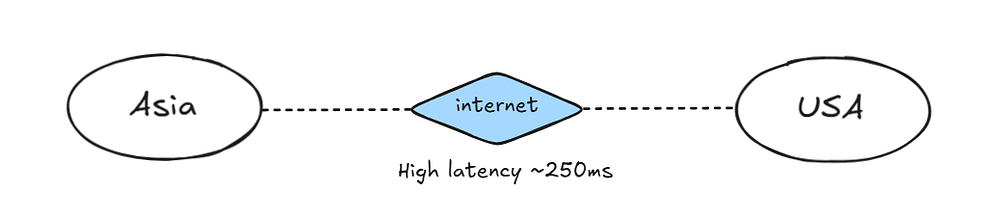
#> input picture articles/backend/CDN/images/1.png, 1000 x 224 px; its folder holds only this picture in this run
$ python -i image_preprocessing.py   (imports and definitions only)
#> lines starting #> are read from the running program, lines starting #| are printed output that depends on the picture
"""
╔══════════════════════════════════════════════════════════════════════╗
║              image_preprocessing.py — Image Pipeline                 ║
║                                                                      ║
║  Complete preprocessing pipeline for computer vision tasks.          ║
║                                                                      ║
║  Pipeline steps (typical order):                                     ║
║    1. Load      — from file, URL, bytes, or numpy array              ║
║    2. Validate  — check format, size, mode                           ║
║    3. Resize    — to target dimensions                               ║
║    4. Convert   — mode changes (RGB↔Grayscale, RGBA stripping)       ║
║    5. Enhance   — denoise, sharpen, equalize histogram               ║
║    6. Normalize — pixel values to [0,1] or z-score                   ║
║    7. Export    — numpy array, tensor, or saved file                 ║
║                                                                      ║
║  Dependencies:                                                       ║
║    pip install pillow numpy                                          ║
║    pip install opencv-python         # optional, for advanced ops    ║
╚══════════════════════════════════════════════════════════════════════╝
"""

import logging
import io
from pathlib import Path
from typing import Optional, Union

import numpy as np
from PIL import Image, ImageEnhance, ImageFilter, ImageOps

logger = logging.getLogger("image_preprocessing")
# [1 line not run here, left out]

# Type alias for clarity throughout this module
ImageLike = Union[Image.Image, np.ndarray, str, Path, bytes]

#   Loading and basic format conversion
def load_image(source: ImageLike) -> Image.Image:
    """
    Load an image from any common source into a PIL Image.

    Handles:
      - File path (str or Path)
      - Bytes / BytesIO
      - numpy array (H×W or H×W×C)

      - Existing PIL Image (passthrough)

    Args:
        source: Any image-like object.

    Returns:
        PIL Image in its original color mode.

    Example:
        img = load_image("photo.jpg")
        img = load_image(Path("images/dog.png"))
        img = load_image(np.zeros((224, 224, 3), dtype=np.uint8))
    """
    if isinstance(source, Image.Image):
        return source
    elif isinstance(source, (str, Path)):
        return Image.open(str(source))
    elif isinstance(source, bytes):
        return Image.open(io.BytesIO(source))
    elif isinstance(source, io.BytesIO):
        return Image.open(source)
    elif isinstance(source, np.ndarray):
        return numpy_to_pil(source)
    else:
        raise TypeError(f"Cannot load image from type: {type(source)}")


def to_rgb(image: Image.Image) -> Image.Image:
    """
    Convert image to RGB (3-channel color).

    Handles all common modes:
      - RGBA: drops alpha channel (composites on white background)
      - L (grayscale): replicates the single channel to all 3
      - P (palette): expands to RGB
      - CMYK: converts color space

    Most deep learning models expect 3-channel RGB input.

    Example:
        img = load_image("photo_with_transparency.png")  # RGBA
        img = to_rgb(img)  # now RGB, safe for CNNs
    """
    if image.mode == "RGB":
        return image
    if image.mode == "RGBA":
        # Composite RGBA onto a white background
        bg = Image.new("RGB", image.size, (255, 255, 255))
        bg.paste(image, mask=image.split()[3])  # 3 = alpha channel
        return bg
    return image.convert("RGB")


# [17 lines left out: function to_grayscale, not called in this run]


def pil_to_numpy(image: Image.Image, dtype: type = np.uint8) -> np.ndarray:
    """
    Convert a PIL Image to a numpy array.

    Output shape:
      - RGB:       (H, W, 3)
      - Grayscale: (H, W)    (not (H, W, 1))
      - RGBA:      (H, W, 4)

    Args:
        image: PIL Image.
        dtype: numpy dtype. np.uint8 = [0, 255], np.float32 = [0.0, 255.0]

    Example:
        arr = pil_to_numpy(img)              # uint8 [0, 255]
        arr = pil_to_numpy(img, np.float32)  # float32 [0.0, 255.0]
    """
    return np.array(image, dtype=dtype)


def numpy_to_pil(arr: np.ndarray) -> Image.Image:
    """
    Convert a numpy array back to a PIL Image.

    Handles:
      - float arrays [0.0, 1.0] → scales to [0, 255]
      - float arrays [0.0, 255.0] → no scaling needed
      - uint8 arrays → used directly

    Example:
        arr = np.zeros((256, 256, 3), dtype=np.float32)
        img = numpy_to_pil(arr)
    """
    if arr.dtype in (np.float32, np.float64):
        if arr.max() <= 1.0:
            arr = (arr * 255).clip(0, 255).astype(np.uint8)
        else:
            arr = arr.clip(0, 255).astype(np.uint8)
    elif arr.dtype != np.uint8:
        arr = arr.astype(np.uint8)
    if arr.ndim == 2:
        return Image.fromarray(arr, mode="L")
    return Image.fromarray(arr)


# [23 lines left out: function image_info, not called in this run]

#  Resize strategies
def resize(
    image: Image.Image,
    size: Union[int, tuple[int, int]],
    strategy: str = "stretch",
    resampling: int = Image.LANCZOS,
) -> Image.Image:
    """
    Resize an image using one of several strategies.

    Strategies (choose based on your use case):

        "stretch":     Resize to exact (w, h). May distort aspect ratio.
                       Use when: model requires exact size and distortion OK.

        "fit":         Resize to fit WITHIN size, preserving aspect ratio.
                       No cropping. May result in smaller image.
                       Use when: aspect ratio must be preserved.

        "fill":        Resize and crop to fill EXACTLY size, centered.
                       Aspect ratio preserved; some content cropped.
                       Use when: you need a fixed grid (e.g., CNN batches).

        "pad":         Fit within size and pad with grey/black to fill.
                       No cropping, no distortion. May add borders.
                       Use when: content at all corners must be visible.

    Args:
        image:      PIL Image.
        size:       Target size. int → square (size, size), tuple → (W, H).
        strategy:   "stretch" | "fit" | "fill" | "pad"
        resampling: Interpolation filter.
                    LANCZOS = best quality (for downscaling).
                    BILINEAR = faster.
                    NEAREST = no interpolation (for masks/labels!).

    Returns:
        Resized PIL Image.

    Example:
        # Prepare for ResNet-50 (expects 224×224 RGB)
        img = resize(img, 224, strategy="fill")
        img = to_rgb(img)
    """
    if isinstance(size, int):
        size = (size, size)
    target_w, target_h = size
    orig_w, orig_h = image.size

    if strategy == "stretch":
        return image.resize((target_w, target_h), resampling)

    elif strategy == "fit":
        img = image.copy()
        img.thumbnail((target_w, target_h), resampling)
        return img

    elif strategy == "fill":
        # Scale to fill, then center-crop
        scale = max(target_w / orig_w, target_h / orig_h)
        new_w = int(orig_w * scale)
        new_h = int(orig_h * scale)
        img = image.resize((new_w, new_h), resampling)
        left  = (new_w - target_w) // 2
        upper = (new_h - target_h) // 2
        return img.crop((left, upper, left + target_w, upper + target_h))

    elif strategy == "pad":
        image.thumbnail((target_w, target_h), resampling)
        padded = Image.new(image.mode, (target_w, target_h),
                           color=(128,) * len(image.getbands()))
        offset_x = (target_w - image.width) // 2
        offset_y = (target_h - image.height) // 2
        padded.paste(image, (offset_x, offset_y))
        return padded

    else:
        raise ValueError(f"Unknown strategy: {strategy}. "
                         f"Use 'stretch', 'fit', 'fill', or 'pad'.")

#  Enhancement and noise reduction
def adjust_brightness(image: Image.Image, factor: float) -> Image.Image:
    """Adjust brightness. factor < 1 = darker, > 1 = brighter. 1.0 = original."""
    return ImageEnhance.Brightness(image).enhance(factor)


def adjust_contrast(image: Image.Image, factor: float) -> Image.Image:
    """Adjust contrast. factor < 1 = low contrast, > 1 = high. 1.0 = original."""
    return ImageEnhance.Contrast(image).enhance(factor)


def adjust_sharpness(image: Image.Image, factor: float) -> Image.Image:
    """Adjust sharpness. 0.0 = blurred, 1.0 = original, 2.0 = extra sharp."""
    return ImageEnhance.Sharpness(image).enhance(factor)


# [49 lines left out: functions equalize_histogram, denoise, auto_level, not called in this run]

#   Normalization for neural networks
def normalize_pixels(
    arr: np.ndarray,
    method: str = "minmax",
    mean: Optional[Union[float, list[float]]] = None,
    std: Optional[Union[float, list[float]]] = None,
) -> np.ndarray:
    """
    Normalize pixel values for model input.

    Methods:

        "minmax":   Scale to [0.0, 1.0] by dividing by 255.
                    Most common. Used by most modern frameworks.
                    arr / 255.0

        "zscore":   Standardize using channel mean and std.
                    Centered around 0, spread ≈ 1.
                    Used by ImageNet-pretrained models.
                    (arr/255 - mean) / std

        "imagenet": Apply ImageNet mean/std (common for transfer learning).
                    mean=[0.485, 0.456, 0.406]
                    std =[0.229, 0.224, 0.225]

        "tanh":     Scale to [-1.0, 1.0].
                    Used by GANs and some architectures.
                    arr / 127.5 - 1.0

    Args:
        arr:    numpy array, shape (H,W,C) or (H,W), dtype uint8 [0,255]
                or float32 [0.0, 1.0].
        method: Normalization method (see above).
        mean:   Per-channel mean for "zscore". float or [R_mean, G_mean, B_mean].
        std:    Per-channel std for "zscore".

    Returns:
        Normalized float32 array.

    Example:
        arr = pil_to_numpy(img)
        arr_norm = normalize_pixels(arr, method="imagenet")
        # Ready for a ResNet pretrained on ImageNet
    """
    arr = arr.astype(np.float32)
    if arr.max() > 1.0:
        arr = arr / 255.0   # bring to [0, 1] first

    if method == "minmax":
        return arr

    elif method == "zscore":
        if mean is None or std is None:
            mean = arr.mean(axis=(0, 1)) if arr.ndim == 3 else arr.mean()
            std  = arr.std(axis=(0, 1))  if arr.ndim == 3 else arr.std()
        mean = np.array(mean, dtype=np.float32)
        std  = np.array(std,  dtype=np.float32)
        return (arr - mean) / (std + 1e-8)

    elif method == "imagenet":
        imagenet_mean = np.array([0.485, 0.456, 0.406], dtype=np.float32)
        imagenet_std  = np.array([0.229, 0.224, 0.225], dtype=np.float32)
        if arr.ndim == 2:
            arr = np.stack([arr] * 3, axis=-1)
        return (arr - imagenet_mean) / imagenet_std

    elif method == "tanh":
        return arr * 2.0 - 1.0

    else:
        raise ValueError(f"Unknown normalization method: {method}. "
                         f"Use 'minmax', 'zscore', 'imagenet', or 'tanh'.")


# [34 lines left out: function denormalize_pixels, not called in this run]

#  PIPELINE — All steps in one composable object
class ImagePreprocessingPipeline:
    """
    Configurable, composable image preprocessing pipeline.

    Applies steps in this order (if enabled):
      1. Load → PIL Image
      2. Convert color mode
      3. Resize
      4. Enhance (brightness, contrast, sharpness)
      5. Denoise
      6. Convert to numpy
      7. Normalize pixel values

    Example ( resize for a CNN):
        pipeline = ImagePreprocessingPipeline(target_size=224)
        arr = pipeline.transform("cat.jpg")
        # arr.shape = (224, 224, 3), dtype=float32, values in [0,1]

    Example (intermediate — ImageNet transfer learning):
        pipeline = ImagePreprocessingPipeline(
            target_size=224,
            color_mode="rgb",
            resize_strategy="fill",
            normalize_method="imagenet",
        )
        arr = pipeline.transform(pil_image)

    Example (advanced — medical grayscale):
        pipeline = ImagePreprocessingPipeline(
            target_size=(512, 512),
            color_mode="grayscale",
            resize_strategy="pad",
            equalize=True,
            denoise_radius=1,
            normalize_method="zscore",
        )
        arr = pipeline.transform(xray_path)
    """

    def __init__(
        self,
        # Sizing
        target_size: Optional[Union[int, tuple[int, int]]] = 224,
        resize_strategy: str = "fill",
        # Color
        color_mode: str = "rgb",    # "rgb" | "grayscale" | "keep"
        # Enhancement
        brightness: Optional[float] = None,
        contrast: Optional[float] = None,
        sharpness: Optional[float] = None,
        equalize: bool = False,
        denoise_radius: Optional[int] = None,
        auto_level_: bool = False,
        # Normalization
        normalize_method: Optional[str] = "minmax",
        normalize_mean: Optional[list[float]] = None,
        normalize_std: Optional[list[float]] = None,
        # Output
        output_channels_first: bool = False,  # False: (H,W,C), True: (C,H,W) for PyTorch
    ):
        self.target_size          = target_size
        self.resize_strategy      = resize_strategy
        self.color_mode           = color_mode
        self.brightness           = brightness
        self.contrast             = contrast
        self.sharpness            = sharpness
        self.equalize             = equalize
        self.denoise_radius       = denoise_radius
        self.auto_level_          = auto_level_
        self.normalize_method     = normalize_method
        self.normalize_mean       = normalize_mean
        self.normalize_std        = normalize_std
        self.output_channels_first = output_channels_first

    def transform(self, source: ImageLike) -> np.ndarray:
        """
        Apply full pipeline to one image.

        Returns:
            numpy float32 array of shape (H, W, C) or (C, H, W).
        """
        # Step 1: Load
        img = load_image(source)

        # Step 2: Color conversion
        if self.color_mode == "rgb":
            img = to_rgb(img)
        elif self.color_mode == "grayscale":
            img = to_grayscale(img)

        # Step 3: Resize
        if self.target_size is not None:
            img = resize(img, self.target_size, strategy=self.resize_strategy)

        # Step 4: Enhancement
        if self.brightness is not None:
            img = adjust_brightness(img, self.brightness)
        if self.contrast is not None:
            img = adjust_contrast(img, self.contrast)
        if self.sharpness is not None:
            img = adjust_sharpness(img, self.sharpness)
        if self.equalize:
            img = equalize_histogram(img)
        if self.denoise_radius is not None:
            img = denoise(img, radius=self.denoise_radius)
        if self.auto_level_:
            img = auto_level(img)

        # Step 5: Convert to numpy
        arr = pil_to_numpy(img, np.float32)

        # Step 6: Normalize
        if self.normalize_method:
            arr = normalize_pixels(
                arr,
                method=self.normalize_method,
                mean=self.normalize_mean,
                std=self.normalize_std,
            )

        # Step 7: Channel format
        if self.output_channels_first and arr.ndim == 3:
            arr = np.transpose(arr, (2, 0, 1))  # (H,W,C) → (C,H,W)

        return arr

    # [112 lines left out: functions transform_batch, save_image, batch_convert, not called in this run]

# QUICK-START DEMO
# [58 lines not run here, left out]

>>> import cv2
>>> picture = cv2.imread('../../../../backend/CDN/images/1.png', cv2.IMREAD_GRAYSCALE)
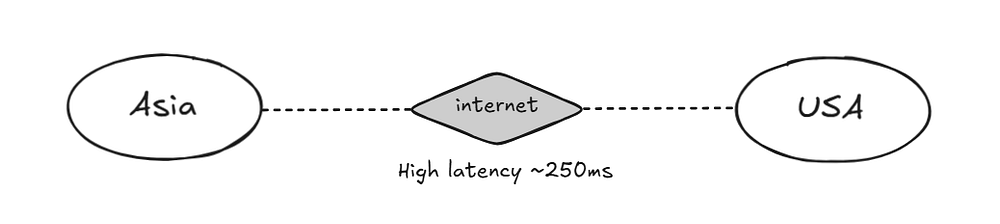
#> picture: shape (224, 1000); min 0, max 255, mean 247.1
>>> result = ImagePreprocessingPipeline().transform(picture)
#> in resize, `return img.crop((left, upper, left + target_w, upper + target_h))`:
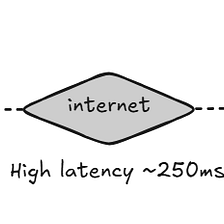
#> returned value: PIL image 224x224 RGB; min 0, max 255, mean 238.3

$ run again, on articles/backend/CDN/images/10.png
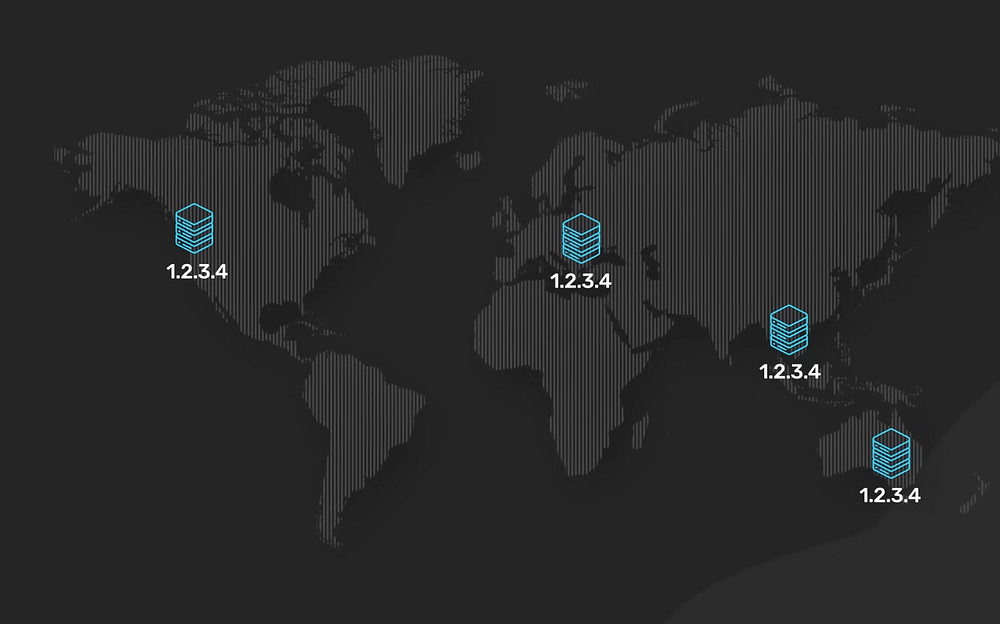
#> input picture articles/backend/CDN/images/10.png, 1000 x 624 px
#> in resize, `return img.crop((left, upper, left + target_w, upper + target_h))`:
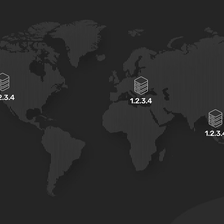
#> returned value: PIL image 224x224 RGB; min 0, max 255, mean 42.1

$ run again, on articles/backend/CDN/images/11.png
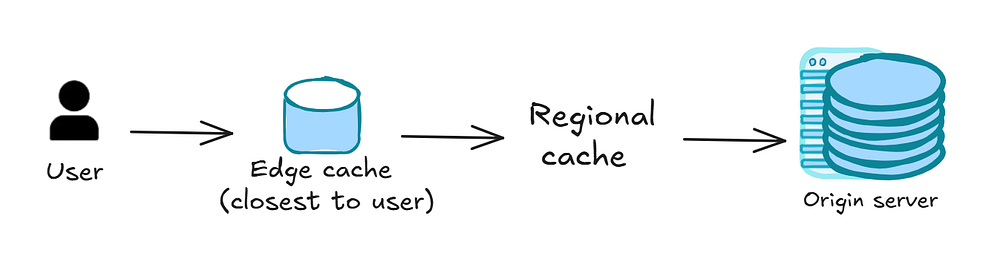
#> input picture articles/backend/CDN/images/11.png, 1000 x 256 px
#> `picture = cv2.imread('../../../../backend/CDN/images/1.png', cv2.IMREA..`:
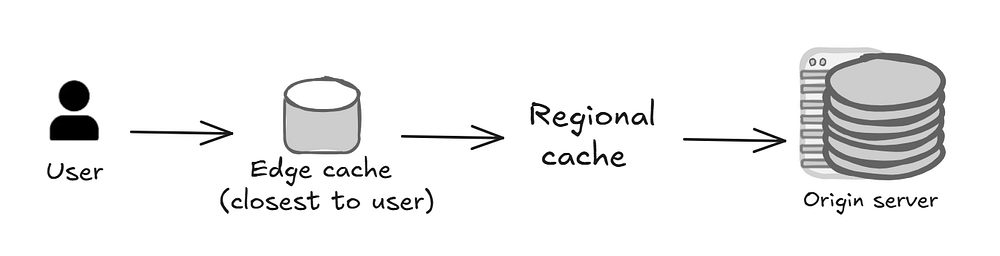
#> picture: shape (256, 1000); min 0, max 255, mean 240.7
#> in resize, `return img.crop((left, upper, left + target_w, upper + target_h))`:
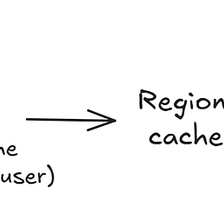
#> returned value: PIL image 224x224 RGB; min 0, max 255, mean 247.5

$ run again, on articles/backend/CDN/images/12.png
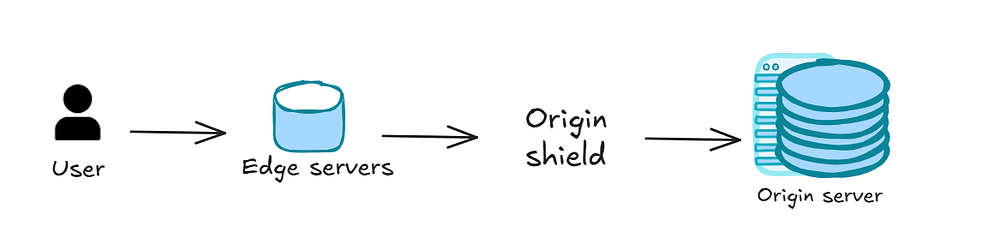
#> input picture articles/backend/CDN/images/12.png, 1000 x 231 px
#> `picture = cv2.imread('../../../../backend/CDN/images/1.png', cv2.IMREA..`:
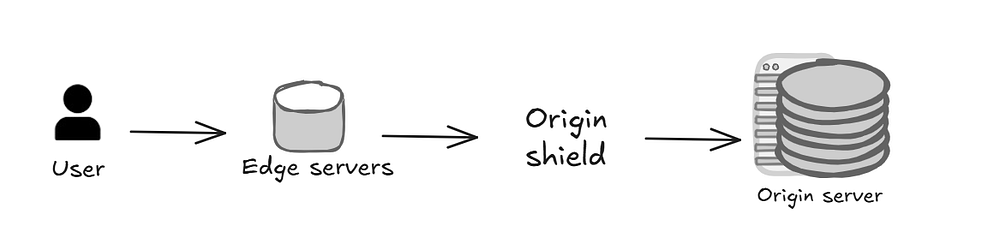
#> picture: shape (231, 1000); min 0, max 255, mean 242.2
#> in resize, `return img.crop((left, upper, left + target_w, upper + target_h))`:
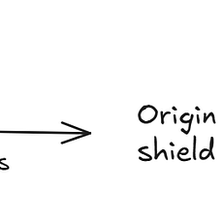
#> returned value: PIL image 224x224 RGB; min 0, max 255, mean 248.4
